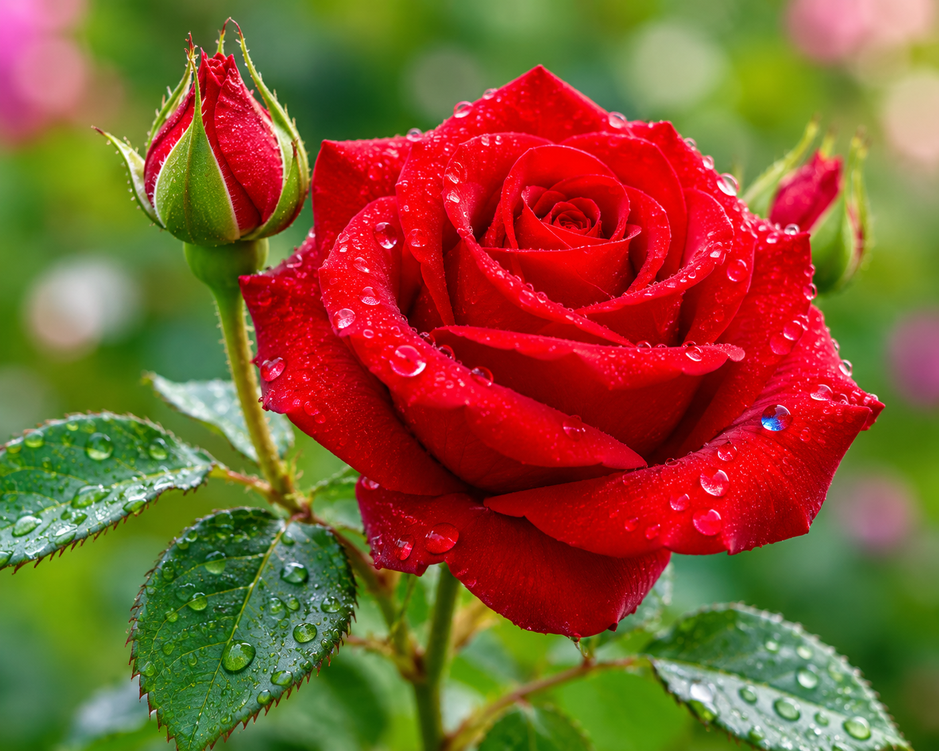
#> input picture rose.png, 939 x 751 px, shrunk from 1402 x 1122 before the run
$ jupyter execute ex-5.ipynb   (older library calls are emulated)
#> lines starting #> are read from the running program, lines starting #| are printed output that depends on the picture
[cell 1]
import cv2
import numpy as np
import matplotlib.pyplot as plt
img = cv2.imread("rose.png")
#> img is the input picture: shape (751, 939, 3); mean B, G, R 47.7, 88.9, 133.8
img = cv2.cvtColor(img, cv2.COLOR_BGR2RGB)
plt.imshow(img)
plt.title("Original Image")
plt.axis("off")
plt.show()

[cell 2]
avg = cv2.blur(img, (5,5))
plt.imshow(avg)
plt.title("Averaging Filter")
plt.axis("off")
plt.show()

[cell 3]
kernel = np.array([[1,2,1],
                 [2,4,2],
                 [1,2,1]], np.float32) / 16
weighted = cv2.filter2D(img, -1, kernel)
plt.imshow(weighted)
plt.title("Weighted Averaging Filter")
plt.axis("off")
plt.show()

[cell 4]
gaussian = cv2.GaussianBlur(img, (5,5), 0)
plt.imshow(gaussian)
plt.title("Gaussian Filter")
plt.axis("off")
plt.show()

[cell 5]
median = cv2.medianBlur(img, 5)
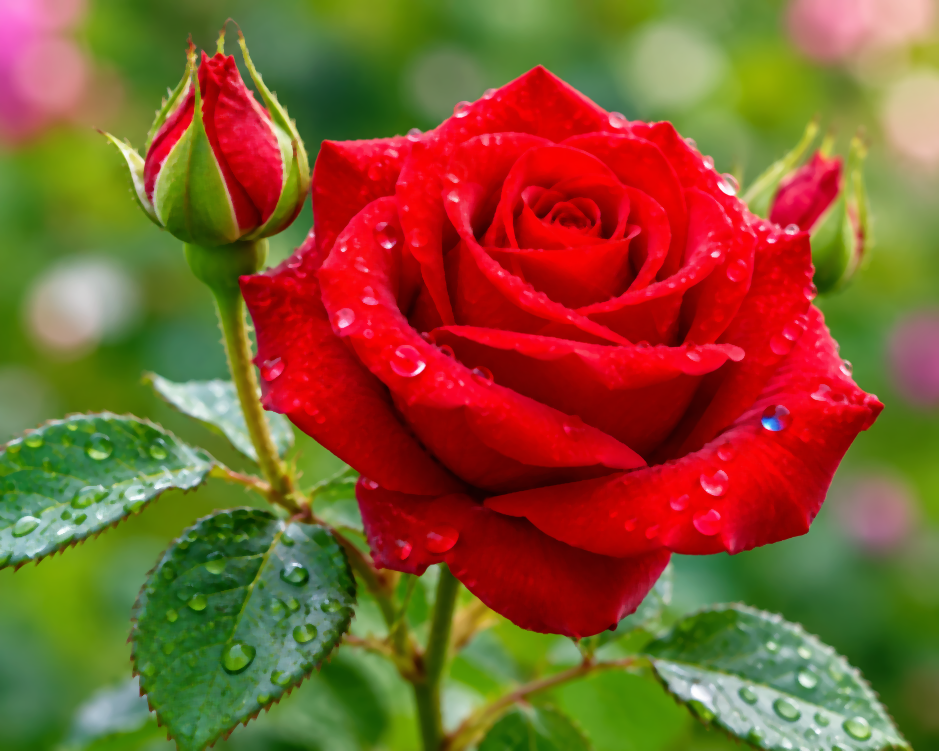
#> median: shape (751, 939, 3); mean R, G, B 133.6, 88, 46.4
plt.imshow(median)
plt.title("Median Filter")
plt.axis("off")
plt.show()

[cell 6]
kernel = np.array([[0,-1,0],
                   [-1,5,-1],
                   [0,-1,0]])
sharp = cv2.filter2D(img, -1, kernel)
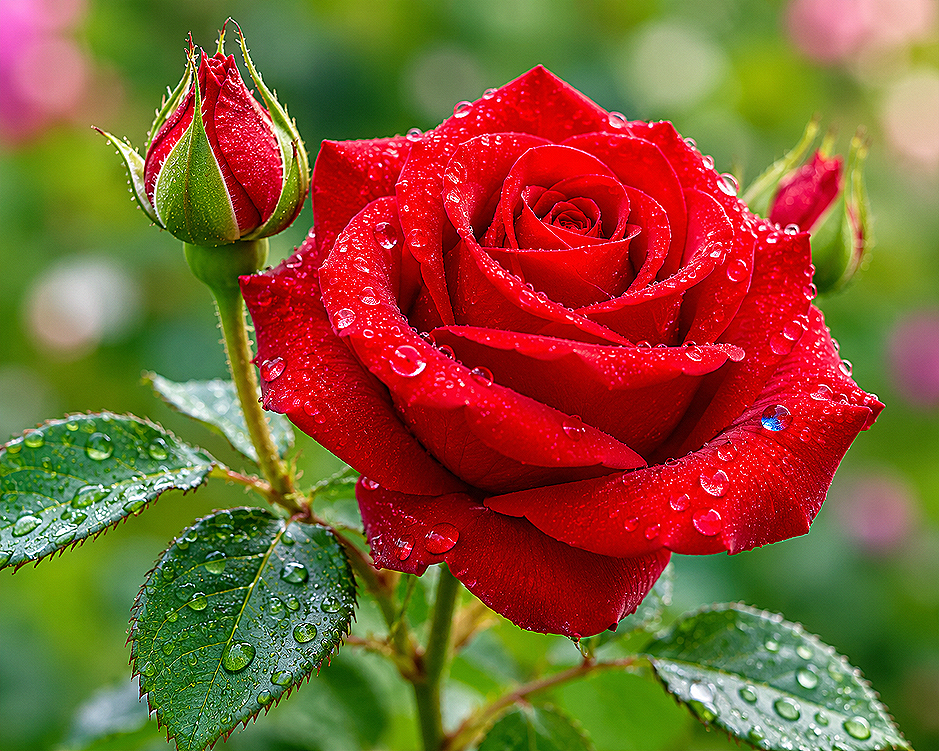
#> sharp: shape (751, 939, 3); mean R, G, B 133.2, 90.3, 49.3
plt.imshow(sharp)
plt.title("Laplacian Kernel")
plt.axis("off")
plt.show()

[cell 7]
lap = cv2.Laplacian(img, cv2.CV_64F)
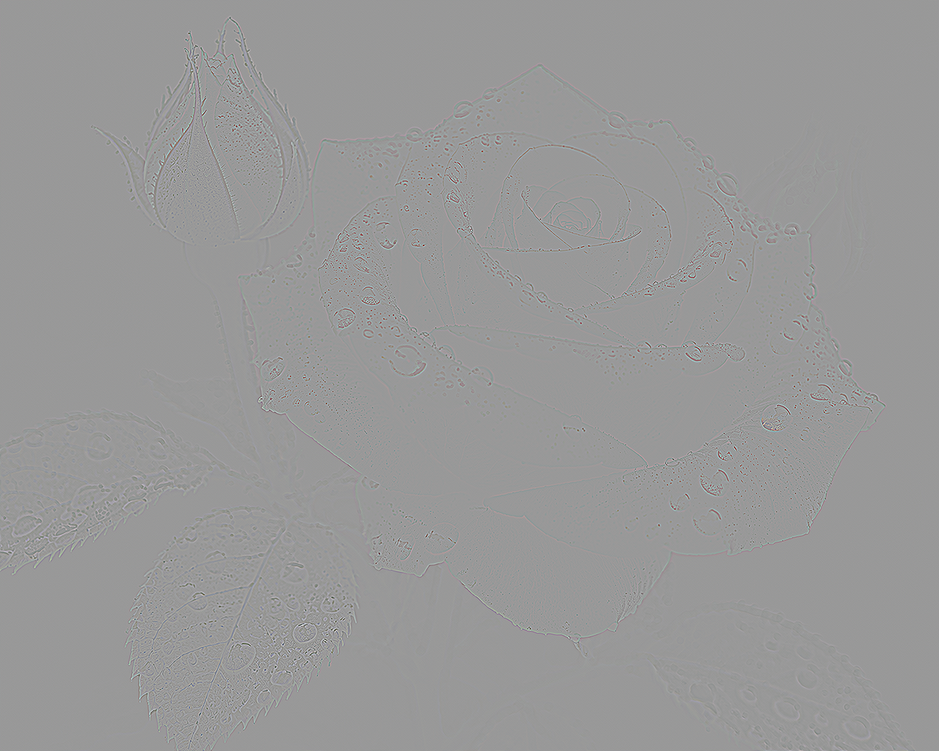
#> lap: shape (751, 939, 3) float64; mean R, G, B 0, 0, 0; drawn with min black and max white
lap = np.uint8(np.absolute(lap))
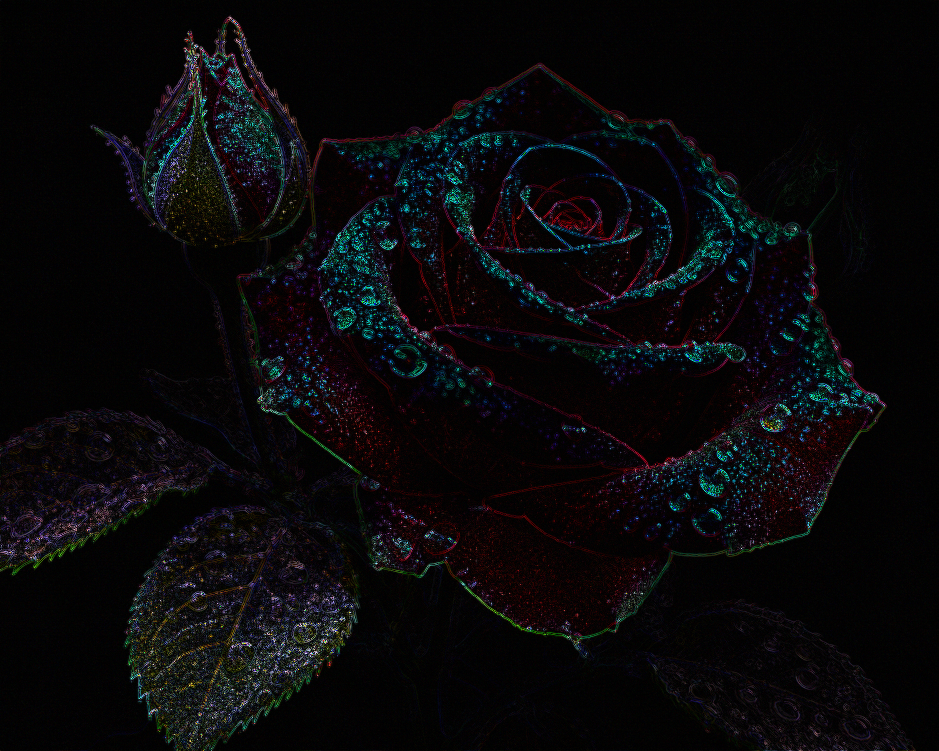
#> lap: shape (751, 939, 3); mean R, G, B 9.5, 8.9, 10.4
plt.imshow(lap)
plt.title("Laplacian Operator")
plt.axis("off")
plt.show()
